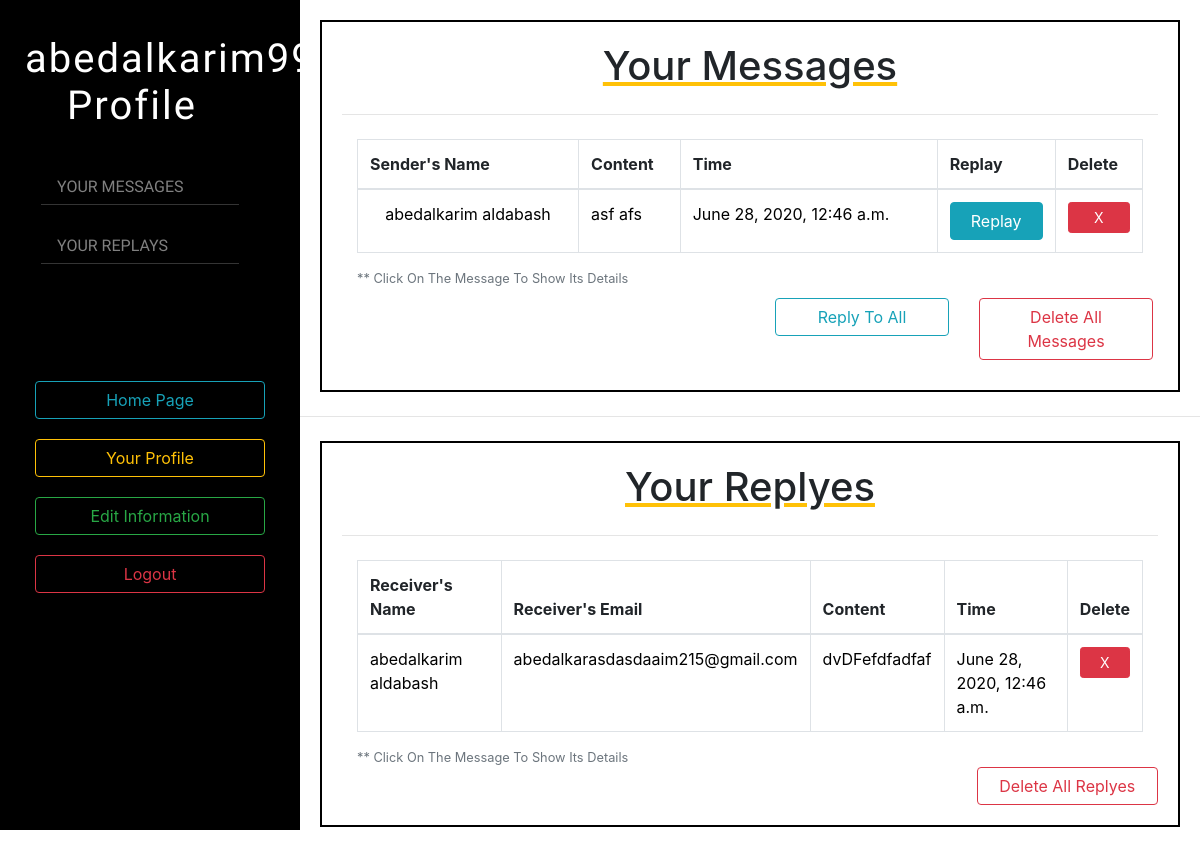
The app's page /messages/ (signed in) with its own data.
### page/models.py (models this page shows, shortened)
class Contact(models.Model) :
    name = models.CharField(max_length=200,blank=True,null=True)
    email_sender = models.EmailField(blank=True,null=True)
    text = models.TextField(blank=True,null=True)
    time = models.DateTimeField(auto_now=True,blank=True,null=True)
    receiver = models.ForeignKey(Person,on_delete=models.CASCADE,blank=True,null=True)

class Replay(models.Model):
    sender = models.ForeignKey(Person,on_delete=models.CASCADE,blank=True,null=True)
    receiver_name = models.CharField(max_length=200,blank=True,null=True)
    receiver_email = models.EmailField(blank=True,null=True)
    text = models.TextField(blank=True, null=True)
    time = models.DateTimeField(auto_now=True, blank=True, null=True)

### page/views.py (the view)
# urls.py: path('messages/', user_messages, name='user_messages'),
@login_required(login_url='login_user')
def user_messages(request):
    person = get_object_or_404(Person, user=request.user)
    all_messages =person.contact_set.all()
    all_replays =person.replay_set.all()
    context = {
        'all_messages':all_messages,
        'all_replays':all_replays,
        'from_messages':True,
    }
    return render(request, 'page/messages/user_messages.html', context)

### page/templates/page/messages/user_messages.html (shortened to what this page needs)
{% extends 'page/layouts/base.html' %}
{% block content %}
<section style="margin: 20px;border: black solid 2px;padding: 20px"  id="your_messages">
        <h1 class="head_section" style="text-align: center">Your Messages</h1>
    <hr class="my-4">
{% if all_messages %}
        <div class="container-fluid" >
            <table class="table table-bordered">
                <thead>
                    <tr>
                        <th>Sender's Name</th>
                        <th>Content </th>
                        <th>Time </th>
                        <th>Replay</th>
                        <th>Delete </th>
                    </tr>
                </thead>
                <tbody>
                {% for message in all_messages %}
                    <tr id="message_{{ message.id }}">
                        <td style="text-align: center"><a style="color: black;text-decoration: none;cursor: help;display: block" href="{% url 'show_message' message.id %}"> {{ message.name }}</a> </td>
                        <td><a style="color: black;text-decoration: none;cursor: help;display: block" href="{% url 'show_message' message.id %}"> {{ message.text|slice:50}}{% if message.text|length > 50 %} . . . {% endif %}</a></td>
                        <td><a style="color: black;text-decoration: none;cursor: help;display: block" href="{% url 'show_message' message.id %}"> {{ message.time }} </a></td>
                        <td>
                            <a style="display: block;width: 100%" href="{% url 'user_replay' message.id %}" class="btn btn-info"> Replay </a>
                        </td>
                        <td>
                                <a onclick="del_messages({{ message.id }})" style="display:block;width: 100%;color: white;height: 100%"  class="btn btn-danger btn-sm"> X </a>
                        </td>
                    </tr>
                {% endfor %}
                </tbody>
            </table>
            <small  class="form-text text-muted">** Click On The Message To Show Its Details</small>
            <div class="row">
                <div class="col-md-6"></div>
                <div class="col-md-3">
                    <button style="display: block;width: 100%;margin: 10px" type="button" class="btn btn-outline-info" data-toggle="modal" data-target="#exampleModal_reply_to_all">
                                Reply To All
                     </button>
                </div>
                <div class="col-md-3">
                    <button style="display: block;width: 100%;margin: 10px" type="button" class="btn btn-outline-danger" data-toggle="modal" data-target="#exampleModal_delete_all_messages">
                                Delete All Messages
                     </button>
                </div>
            </div>
        </div>
{% endif %}
    </section>
    <hr class="my-4">
    <section style="margin: 20px;border: black solid 2px;padding: 20px"  id="your_replays">
        <h1 class="head_section" style="text-align: center">Your Replyes</h1>
    <hr class="my-4">
{% if all_replays %}
        <div class="container-fluid">
            <table class="table table-bordered">
                <thead>
                    <tr>
                        <th>Receiver's Name</th>
                        <th>Receiver's Email</th>
                        <th>Content</th>
                        <th>Time</th>
                        <th>Delete</th>
                    </tr>
                </thead>
                <tbody>
                {% for replay in all_replays %}
                    <tr id="replay_{{ replay.id }}">
                        <td> <a style="color: black;text-decoration: none;cursor: help;display: block" href="{% url 'show_replay_message' replay.id %}">{{ replay.receiver_name }} </td>
                        <td><a style="color: black;text-decoration: none;cursor: help;display: block" href="{% url 'show_replay_message' replay.id %}"> {{ replay.receiver_email }} </a></td>
                        <td><a style="color: black;text-decoration: none;cursor: help;display: block" href="{% url 'show_replay_message' replay.id %}"> {{ replay.text|slice:50}}{% if message.text|length > 50 %} . . . {% endif %}</a></td>
                        <td><a style="color: black;text-decoration: none;cursor: help;display: block" href="{% url 'show_replay_message' replay.id %}"> {{ replay.time }} </a></td>
                        <td>
                                <a style="display: block;width: 100%;color: white" onclick="del_replays({{ replay.id }})" class="btn btn-danger btn-sm"> X </a>
                        </td>
                    </tr>
                {% endfor %}
                </tbody>
            </table>
        <small  class="form-text text-muted">** Click On The Message To Show Its Details</small>
        </div>
    <div class="row">
                <div class="col-md-9"></div>
                <div class="col-md-3">
                    <button style="display: block;width: 100%;" type="button" class="btn btn-outline-danger" data-toggle="modal" data-target="#exampleModal_delete_all_replyes">
                                Delete All Replyes
                     </button>
                </div>
            </div>
{% endif %}
    </section>
{% endblock %}

### page/templates/page/layouts/base.html (shortened to what this page needs)
{% load static %}
<!DOCTYPE html>
<html lang="en">
<head>
    <link rel="stylesheet" href="{% static 'user_auth/css/bootstrap.min.css' %}" >
    <link rel="stylesheet" href="{% static 'page/css/style.css' %}">
    <link rel="stylesheet" href="{% static 'page/css/myCss.css' %}">
</head>
<body>
    {% include 'page/layouts/navbar.html' %}
    <main id="site-main">
        <div class="row m-0">
            <div class="col-md-9 offset-md-3 px-0">
                {% block content %}
                {% endblock %}
            </div>
        </div>
    </main>
</body>
</html>

### page/templates/page/layouts/navbar.html (shortened to what this page needs)
{% load static %}
    <header id="header" style="">
        <div class="row m-0">
            <div class="col-3 bgcolor-black">
                <nav class="primary-nav navbar-expand-md">
                    <div class="site-title text-center text-light " style="margin: 30px;margin-left: 10px">
                        {% if is_home %}
                            <div class="d-flex flex-column text-left">
                            <a href="{% url 'profile' user__username %}" class="navbar-brand font-staat font-size-40 text-center" >{{ user_profile.first_name }}<br>Profile</a>
                            <br>
                                <a href="#home" class="nav-item nav-link text-white-50 font-os font-size-16 active">Home</a>
                        <a href="#about_me" class="nav-item nav-link text-white-50 font-os font-size-16 active">About</a>
                        <a href="#services" class="nav-item nav-link text-white-50 font-os font-size-16 active">Services</a>
                        <a href="#news" class="nav-item nav-link text-white-50 font-os font-size-16 active">News</a>
                        <a href="#footer" class="nav-item nav-link text-white-50 font-os font-size-16 active">Contact Us</a>
                            </div>
                        {% elif is_login %}
                        <a href="{% url 'login_user' %}" class="navbar-brand font-staat font-size-40">Login</a>
                            <img  width="100%" height="500px" style="overflow-style: revert;margin-top: 0" src="{% static 'page/images/login3.jpg' %}">
                        {% elif from_messages %}
                            <div class="d-flex flex-column" style="text-align: left">
                            <a style="text-align: center" href="{% url 'profile' request.user.username %}" class="navbar-brand font-staat font-size-40">{{ request.user.username }}<br>Profile</a>
                             <br>
                                <a href="#your_messages" class="nav-item nav-link text-white-50 font-os font-size-16 active">Your Messages</a>
                            <a href="#your_replays" class="nav-item nav-link text-white-50 font-os font-size-16 active">Your Replays</a>
                                <br><br><br><br>
                            <a style="display: block;width: 100%;margin: 10px" class="btn btn-outline-info" href="{% url 'index' %}">Home Page</a>
                            <a style="display: block;width: 100%;margin: 10px" class="btn btn-outline-warning" href="{% url 'profile' request.user.username %}">Your Profile</a>
                            <a style="display: block;width: 100%;margin: 10px" class="btn btn-outline-success" href="{% url 'edit_informations' %}">Edit Information</a>
                            <button style="display: block;width: 100%;margin: 10px" type="button" class="btn btn-outline-danger" data-toggle="modal" data-target="#exampleModal_logout">
                                Logout
                            </button>
                            </div>
                        {% endif %}
                    </div>
                    <br>
                </nav>
            </div>
        </div>
    </header>

### user_auth/templates/user_auth/modals/logout.html (shortened to what this page needs)
{% load static %}

### page/templates/page/messages/modals/delete_all_messages.html (shortened to what this page needs)
{% load static %}

### page/templates/page/messages/modals/delete_all_replyes.html (shortened to what this page needs)
{% load static %}

### page/static/page/css/style.css (style rules this page uses)
html { scroll-behavior : smooth; }
body { margin: 0; padding: 0; }
:root { --color-black: #000000; --color-white: #ffffff; --color-border: #ffffff34; --font-staat: 'Staatliches', cursive; --font-os: 'Oswald', sans-serif; --font-ram: 'Rambla', sans-serif; }
.font-staat { font: normal 400 18px var(--font-staat); }
.font-os { font: normal 300 18px var(--font-os); }
.font-size-40 { font-size: 40px; }
.font-size-16 { font-size: 16px; }
.bgcolor-black { background-color: var(--color-black); }
#header { position: fixed; top: 0; left: 0; width: 100%; z-index:1; transition: left .5s ease; }
#header nav { height: 100vh; }
#header .site-title .navbar-brand { letter-spacing: 2px; color: var(--color-white); }
#header .nav-link { margin: .7rem 1rem; border-bottom: 1px solid var(--color-border); text-transform: uppercase; }
@media screen and (min-width: 768px) { #header { z-index:0; } }

### records on screen
Contact: name "abedalkarim aldabash", text "asf afs", time "June 28, 2020, 12:46 a.m."
Replay: receiver_name "abedalkarim aldabash", receiver_email "abedalkarasdasdaaim215@gmail.com", text "dvDFefdfadfaf", time "June 28, 2020, 12:46 a.m."

### other values on screen
{{ request.user.username }} "abedalkarim99"
